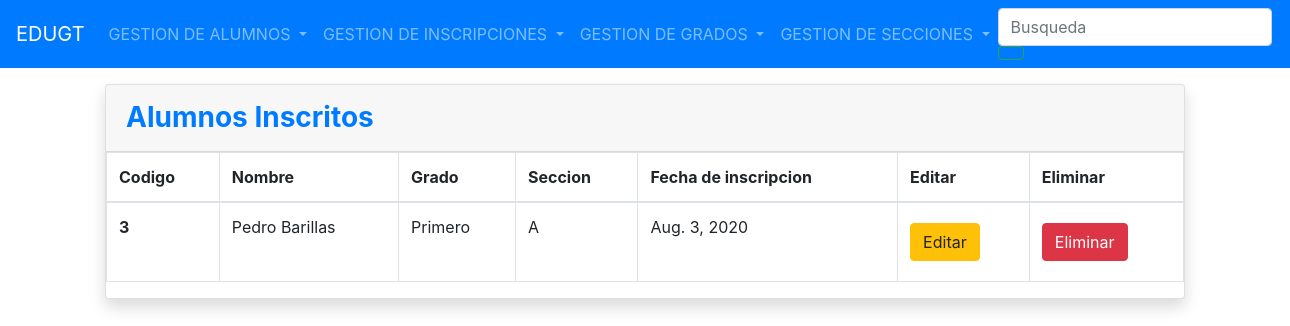
/LISTAINSC, run on an earlier commit of the app's database.
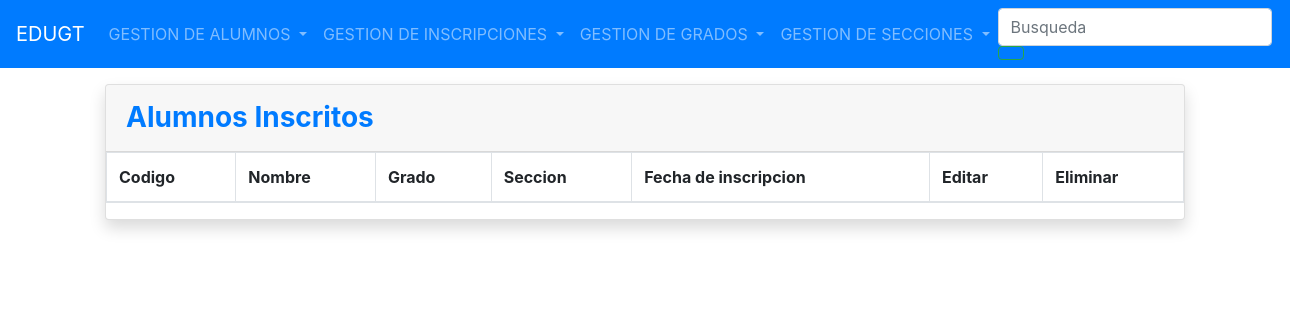
And on a later commit of the database.
### Models/Inscripcion/models.py (models this page shows, shortened)
class Inscripcion(models.Model):
    id_ins = models.AutoField(primary_key=True)
    fecha = models.DateField()
    grado_id_grado = models.ForeignKey(Grado, on_delete=models.CASCADE)
    seccion_id_seccion= models.ForeignKey(Seccion, on_delete=models.CASCADE)
    alumno_id_alumno = models.ForeignKey(Alumno, on_delete=models.CASCADE)

### Models/Alumno/models.py (models this page shows)
class Alumno(models.Model):
    id_alumno= models.AutoField(primary_key=True)
    Nombre =  models.CharField(max_length=30)
    Apellido = models.CharField(max_length=30)
    Direccion = models.CharField(max_length=30)
    Tutelar = models.CharField(max_length=30)
    Telefono= models.IntegerField()
    def __str__(self):
        return '{} {}'.format(self.Nombre, self.Apellido)

### Models/Grado/models.py (models this page shows)
class Grado(models.Model):
    id_grado = models.AutoField(primary_key=True)
    Nombre = models.CharField(max_length=30)
    Descripcion = models.CharField(max_length=30)
    Catedratico = models.CharField(max_length=30)
    def __str__(self):
        return self.Nombre

### Models/Seccion/models.py (models this page shows)
class Seccion(models.Model):
    id_seccion = models.AutoField(primary_key=True)
    Nombre = models.CharField(max_length=30)
    def __str__(self):
        return self.Nombre

### Models/Inscripcion/views.py (the view)
# urls.py: path("LISTAINSC", OperaForms.listaforms, name="listaforms"),
    def listaforms(request):
        inscripcion = Inscripcion.objects.all()
        return render(request, "Listainscrip.html", {"lb_inscripcion": inscripcion})

### Templates/Listainscrip.html (shortened to what this page needs)
{% extends 'index.html' %}
{% load crispy_forms_tags %}
{% block content %}
<div class="container-fluid">
    <div class="card shadow mb-4">
          <div class="card-header py-3">
              <h3 class="m-0 font-weight-bold text-primary">Alumnos Inscritos</h3>
            </div>
            <div class="ca  rd-body">
              <div class="table-responsive">
                <table class="table table-bordered" id="dataTable" width="100%" cellspacing="0">
                  <thead>
                    <tr>
                      <th scope= "col">Codigo</th>
                      <th scope= "col">Nombre</th>
                      <th scope= "col">Grado </th>
                      <th scope= "col">Seccion</th>
                      <th scope= "col">Fecha de inscripcion</th>
                      <th scope="col">Editar</th>
                        <th scope="col">Eliminar</th>
                    </tr>
                  </thead>
                  <tbody>
                    {% for inscripcion in lb_inscripcion %}
                    <tr>
                      <th scope="row">{{ inscripcion.pk }}</th>
                      <td>{{ inscripcion.alumno_id_alumno }}</td>
                      <td>{{ inscripcion.grado_id_grado}}</td>
                      <td>{{ inscripcion.seccion_id_seccion }}</td>
                      <td>{{ inscripcion.fecha }}</td>
                        <td>
                            <a href="{% url 'modificarforms' inscripcion.pk %}" class="btn btn-warning btn-icon-split">
                                <span class="text">Editar</span>
                            </a>
                        </td>
                        <td>
                            <a href="{% url 'eliminarforms' inscripcion.pk %}" class="btn btn-danger btn-icon-split">
                                <span class="text">Eliminar</span>
                            </a>
                        </td>
                    </tr>
                  {% endfor %}
                  </tbody>
                </table>
              </div>
            </div>
    </div>
</div>
{% endblock %}

What changed in the data, as far as the page shows it:
removed Inscripcion: pk "3", alumno_id_alumno "Pedro Barillas", grado_id_grado "Primero", seccion_id_seccion "A", fecha "Aug. 3, 2020"
